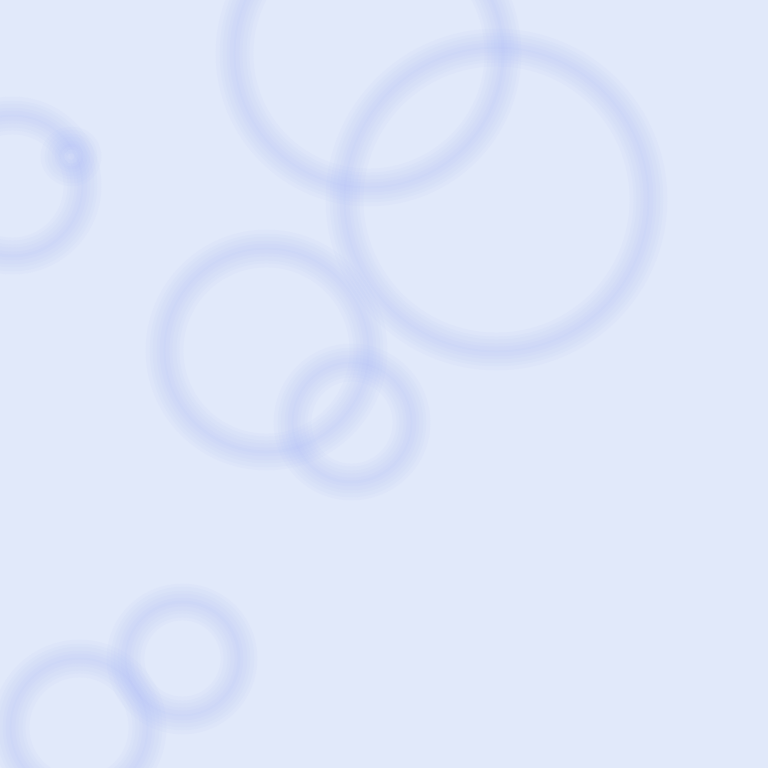
Frame 1 (no input)
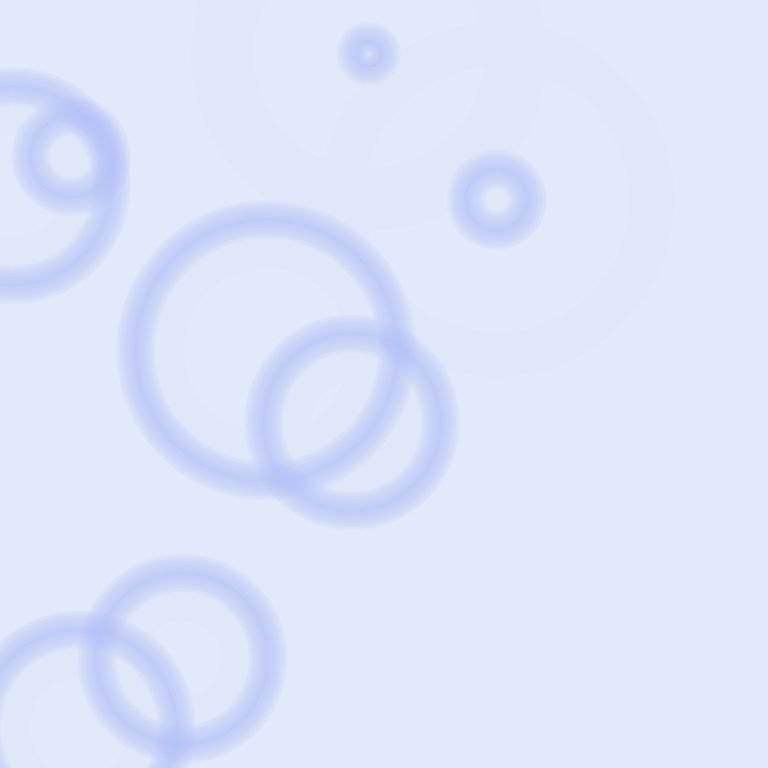
Frame 60 (the mouse pressed at the canvas centre just before this capture)
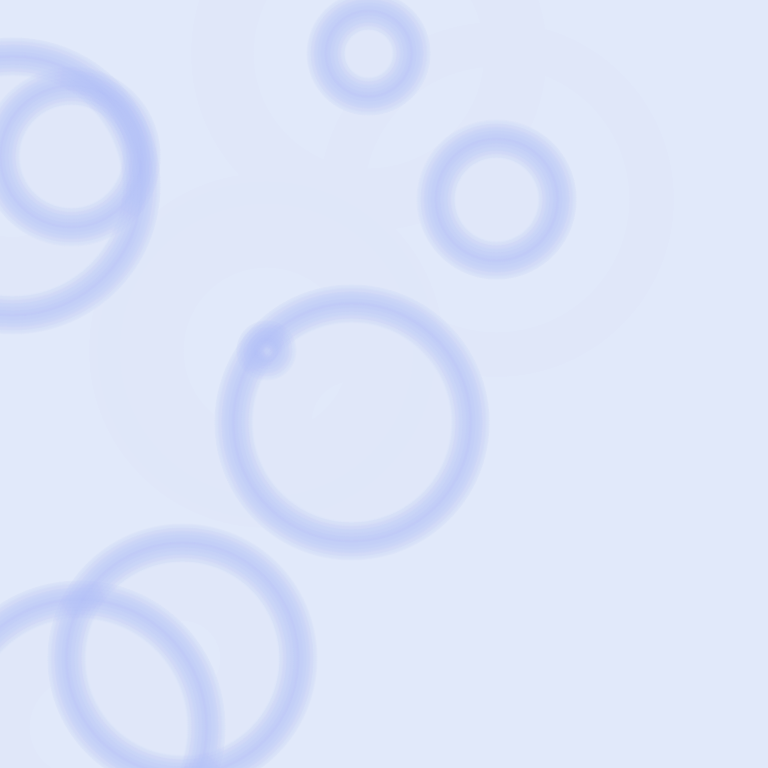
Frame 120 (the mouse held since frame 60 and released just before this capture)

The Processing sketch that drew these frames (run headless with seeded random() and noise(); from frame 60 on, the mouse is pressed at the canvas centre):

// Processing sketch: fish
// ── fish.pde
//maru no kazu
int numSpots = 8;
PImage img, maskImage;
color bg = color(225, 233, 250, 100);

Spot[] spots = new Spot[numSpots];

void setup() {

  size(768, 768);
  colorMode(RGB, 255, 255, 255, 100);
  background(bg);
  smooth();
  noStroke();
  for (int i = 0; i < spots.length; i++) {
    float x = random(0, width);
    float y = random(0, height);
    float rate = 2.0 + i * 0.1;
    float radius = random(0, 300);
    float alpha = 7;
    spots[i] = new Spot(x, y, radius, rate, alpha);
  }
}

void draw() {
  fill(bg);
  noStroke();
  rect(0, 0, width, height);
//maru
  for (int i = 0; i < spots.length; i++) {
    spots[i].radius(); 
    spots[i].display();
  }
}

class Spot {
  float x, y; // X-coordinate, y-coordinate
  float diameter; // Diameter of the circle
  float speed; // Distance moved each frame
  float alpha; // Distance moved each frame
  int direction = 1; // Direction of motion (1 is down, -1 is up)

  // Constructor
  Spot(float xpos, float ypos, float dia, float sp, float al) {
    x = xpos;
    y = ypos;
    diameter = dia;
    speed = sp;
    alpha = al;
  }

  // 1
  void radius() {
    diameter = diameter + 1;
    if (diameter > 300) {
      diameter = 0;
    }
  }
  void alpha() {

     alpha = alpha - 0.2;
  }

  // 2
  void display() {
    strokeWeight(20);
    noFill();
    stroke(161, 185, 234, alpha);
    for (int i = 0; i<6; i++) {
      ellipse(x, y, diameter + i*7, diameter + i*7);
    }
    println(x, y, diameter, speed, alpha);
  }
}
